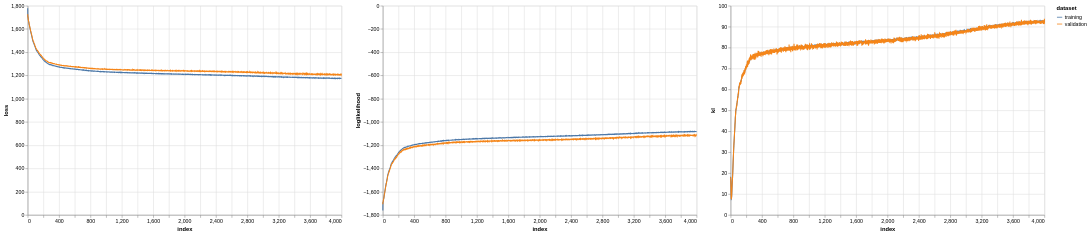

Here is the notebook cell this chart was saved with:
### Markdown cell above
# Training curves

### Code cell
def metric_chart(df: pd.DataFrame, metric: str, n_rows: int = 4000):

    sub_df = df.loc[:n_rows,[('training', metric), ('validation', metric)]]
    sub_df.columns = sub_df.columns.get_level_values(0)
    chart = alt.Chart(
        sub_df.reset_index()
    ).transform_fold(
        sub_df.columns.to_list(), ['dataset', metric]
    ).mark_line().encode(
        x='index:Q', y=f'{metric}:Q', color='dataset:N'
    ).properties(width=600, height=400)

    return chart

metric_chart(results_df, 'loss') | metric_chart(results_df, 'loglikelihood') | metric_chart(results_df, 'kl')

### Figure 1 — Vega-Lite specification as saved in the notebook (floating-point values rounded to 4 significant figures; data arrays with more than 128 entries replaced by an {"elided": "..."} marker saying what was removed)
{"config": {"view": {"continuousWidth": 300, "continuousHeight": 300}}, "hconcat": [{"data": {"name": "data-5a604d934c9a811f6a3658c4e5f215c6"}, "mark": {"type": "line"}, "encoding": {"color": {"field": "dataset", "type": "nominal"}, "x": {"field": "index", "type": "quantitative"}, "y": {"field": "loss", "type": "quantitative"}}, "height": 400, "transform": [{"fold": ["training", "validation"], "as": ["dataset", "loss"]}], "width": 600}, {"data": {"name": "data-f7e9729e78b47e4e0ce90a84b041e8ff"}, "mark": {"type": "line"}, "encoding": {"color": {"field": "dataset", "type": "nominal"}, "x": {"field": "index", "type": "quantitative"}, "y": {"field": "loglikelihood", "type": "quantitative"}}, "height": 400, "transform": [{"fold": ["training", "validation"], "as": ["dataset", "loglikelihood"]}], "width": 600}, {"data": {"name": "data-72d97459a56088e78737c2157173a936"}, "mark": {"type": "line"}, "encoding": {"color": {"field": "dataset", "type": "nominal"}, "x": {"field": "index", "type": "quantitative"}, "y": {"field": "kl", "type": "quantitative"}}, "height": 400, "transform": [{"fold": ["training", "validation"], "as": ["dataset", "kl"]}], "width": 600}], "$schema": "https://vega.github.io/schema/vega-lite/v5.8.0.json", "datasets": {"data-5a604d934c9a811f6a3658c4e5f215c6": {"elided": "4001 records"}, "data-f7e9729e78b47e4e0ce90a84b041e8ff": {"elided": "4001 records"}, "data-72d97459a56088e78737c2157173a936": {"elided": "4001 records"}}}
